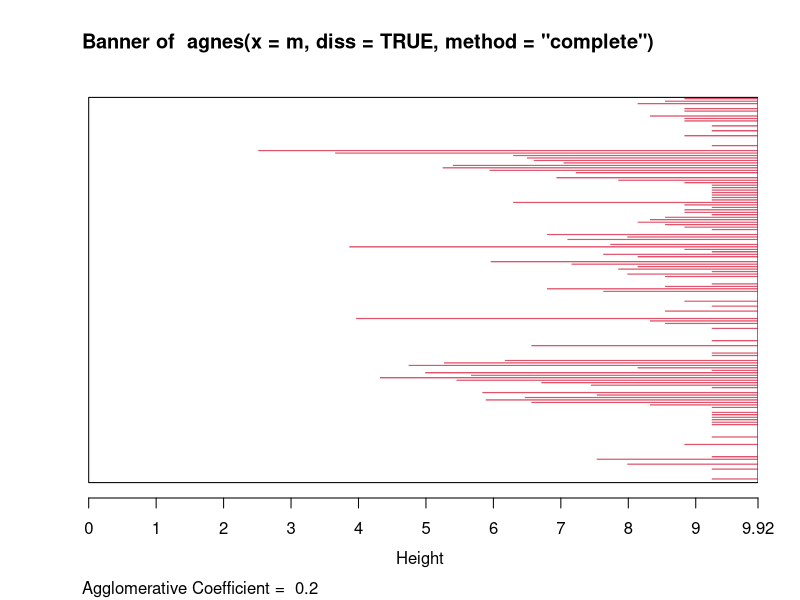
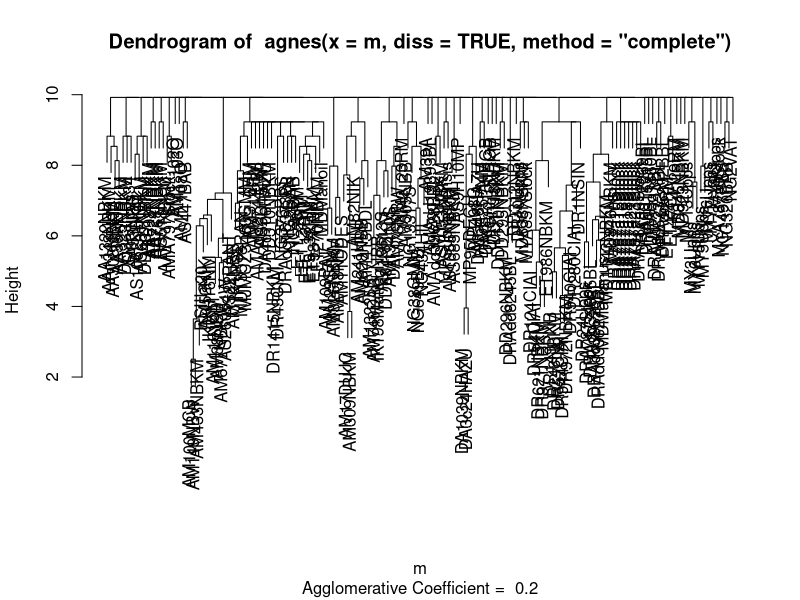

Recreate these plots in R, in order.
similarities<-scan('output.txt', sep=",") # read vector of reals
size = sqrt(length(similarities)) # to determine matrix dimensions
logs = log(similarities + 1) # reduce extreme variation
subtracted = max(logs) + 1 - logs # convert from similarity to dissimilarity
m = matrix(subtracted, nrow=size, ncol=size)
library(cluster)
labels<-scan('labels.txt',what='',sep=',')
clusters = agnes(m,diss=TRUE,method='complete')
labels<-scan('labels.txt','',sep=',')
par(cex=0.2)
svg('output.svg')
plot(clusters, labels=labels)
dev.off()

